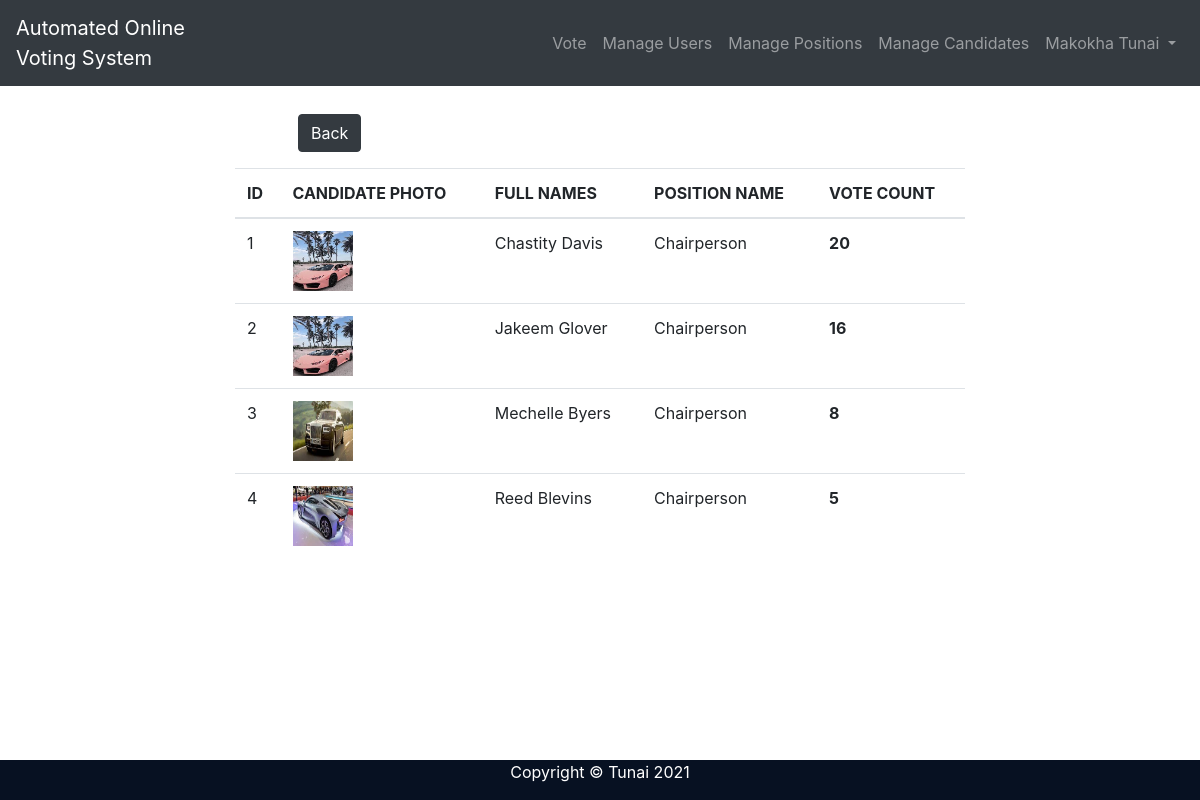
Page /voting-system/vote_chair.php (signed in) on the committed database.
### tables this page shows
CREATE TABLE `position` (
  `id` int(5) NOT NULL,
  `name` varchar(20) NOT NULL
);

### voting-system/vote_chair.php (the view, shortened to what this page needs)
<?php
require 'connect.php';
$sql = "SELECT position.name, COUNT(user.names) AS MyCount, user.names, user.photo, candidate.user_id, votes.position_id, votes.vote_date FROM user, position, candidate, votes WHERE candidate.id = votes.candidate_id and user.id = candidate.user_id and position.id = candidate.position_id and position.id = 4
GROUP BY  user.names
ORDER BY COUNT(votes.id) DESC";
$result = mysqli_query($con, $sql) or die(mysqli_error($con));
$rows = mysqli_fetch_all($result, 1);
?>
<!doctype html>
<html lang="en">
<head>
    <link rel="stylesheet" href="css/bootstrap.min.css">
</head>
<body>
<?php include 'nav.php'?>
<div class="container mt-4">
    <div class="row justify-content-center">
        <div class="col-sm-8">
            <div class="col-sm-4 mt-1 ml-5 mb-3">
                <button class="btn btn-dark" onclick="window.location.href='vote.php'">Back</button>
            </div>
            <table class="table" id="example" id="tableA">
                <thead>
                <tr>
                    <th>ID</th>
                    <th>CANDIDATE PHOTO</th>
                    <th>FULL NAMES</th>
                    <th>POSITION NAME</th>
                    <th>VOTE COUNT</th>
                </tr>
                </thead>
                <tbody>
                <?php $counter = 1 ?>
                <?php foreach ($rows as $chairperson): ?>
                    <tr>
                        <td><?= $counter++ ?></td>
                        <td><img src="<?= $chairperson['photo'] ?>" width="60" height="60" alt="<?= $chairperson["names"] ?>"></td>
                        <td><?= $chairperson["names"] ?></td>
                        <td><?= $chairperson["name"] ?></td>
                        <td><b><?= $chairperson["MyCount"] ?></b></td>
                    </tr>
                <?php endforeach; ?>
                </tbody>
            </table>
        </div
    </div>
    <?php include 'footer.php'?>
</body>
</html>

### rows in the picture
position: shows a picture, names "Chastity Davis", name "Chairperson", MyCount "20", names "Jakeem Glover", MyCount "16", names "Mechelle Byers", MyCount "8", names "Reed Blevins", MyCount "5"

### other values in the picture
$_SESSION['names'] "Makokha Tunai"
